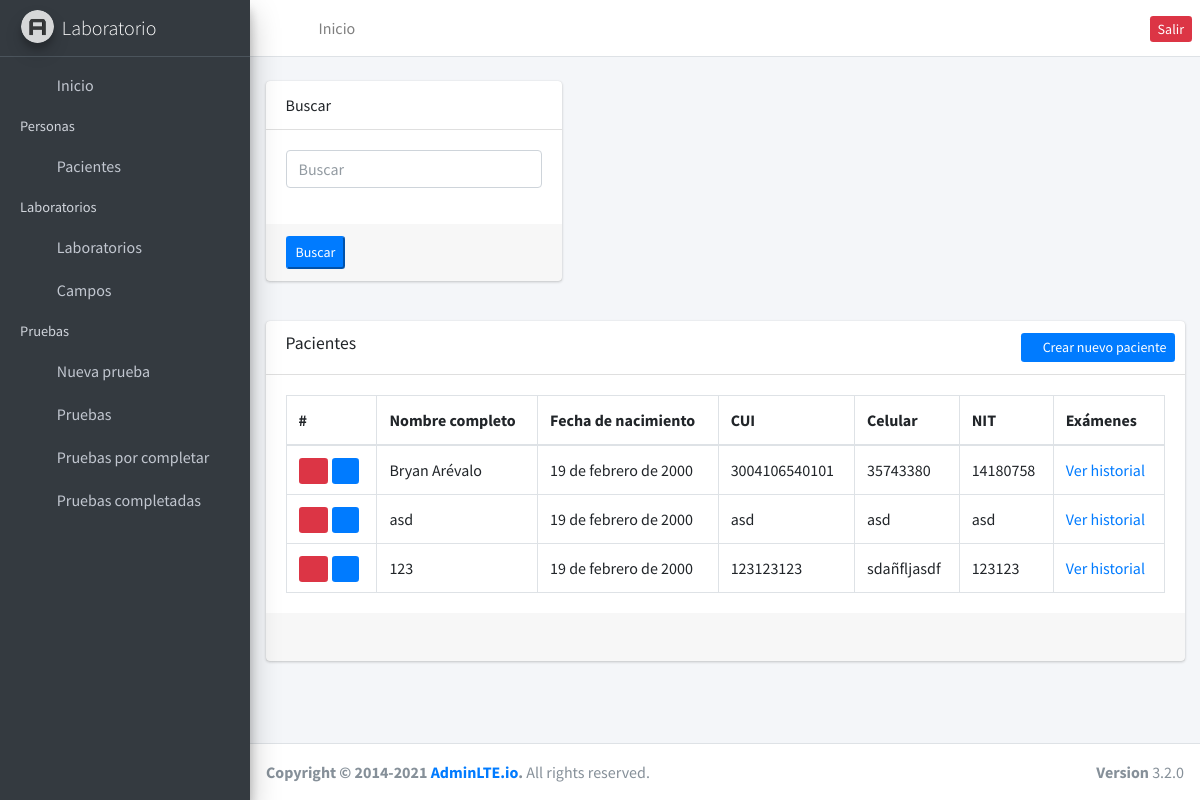
Screenshot of /clients/ (signed in) with the database file from the repository.
### clientes/models.py (models this page shows, shortened)
class Clients(models.Model):
    name = models.CharField(max_length=255, default='N/A', null=False)
    birth = models.DateField(default=datetime.date.today, auto_now=False)
    phone = models.CharField(max_length=15, null=True)
    dpi = models.CharField(max_length=20, null=False, default='N/A')
    email = models.EmailField(default='n/a', null=False)
    sex = models.IntegerField(default=1)
    nit = models.CharField(max_length=20, default='N/A')
    created_at = models.DateField(auto_now=True)

### clientes/views.py (the view)
# urls.py: path('', clients, name='clients'),
@login_required
def clients(request):
    clients = []
    search = ''
    if request.method == 'POST':
        search = request.POST.get('search')
        clients = Clients.objects.filter(name__contains=search)
    else:
        clients = Clients.objects.all()
    page = request.GET.get('page', 1)
    try:
        paginator = Paginator(clients, 10)
        clients = paginator.page(page)
    except:
        return redirect('/clients')
    context = {'entity': clients, 'paginator': paginator, 'search': search}
    return render(request, 'clientes.html', context)

### clientes/templates/clientes.html (shortened to what this page needs)
{% extends "base.html" %} {% block content %}
<div class="row">
  <div class="col-md-4">
    <form class="card" method="POST">
      <div class="card-header">Buscar</div>
      <div class="card-body">
        <div class="form-group">
          <input type="text" class="form-control" name="search" placeholder="Buscar" value="{{ search }}" />
        </div>
      </div>
      <div class="card-footer">
        <div class="row">
          <div class="col-md-6">
            <input type="submit" class="btn-sm btn-primary" value="Buscar" />
          </div>
        </div>
      </div>
    </form>
  </div>
</div>
<div class="card mt-4">
  <div class="card-header">
    <h3 class="card-title">Pacientes</h3>
    <div class="card-tools">
      <a href="{% url 'new_client' %}" class="btn-sm btn-primary btn-block">
        <i class="fas fa-plus"></i>
        Crear nuevo paciente
      </a>
    </div>
  </div>
  <div class="card-body">
    <table class="table table-bordered">
      <thead>
        <tr>
          <th>#</th>
          <th>Nombre completo</th>
          <th>Fecha de nacimiento</th>
          <th>CUI</th>
          <th>Celular</th>
          <th>NIT</th>
          <th>Exámenes</th>
        </tr>
      </thead>
      <tbody>
        {% for client in entity %}
        <tr>
          <td>
            <a href="{% url 'remove_client' id=client.id %}" class="btn-sm btn-danger mr-1">
              <i class="fa fa-trash"></i>
            </a>
            <a href="{% url 'edit_client' id=client.id %}" class="btn-sm btn-primary">
              <i class="fa fa-edit"></i>
            </a>
          </td>
          <td>{{ client.name }}</td>
          <td>{{ client.birth }}</td>
          <td>{{ client.dpi }}</td>
          <td>{{ client.phone }}</td>
          <td>{{ client.nit }}</td>
          <td><a href="{% url 'patient_history' id=client.id %}">Ver historial</a></td>
        </tr>
        {% endfor %}
      </tbody>
    </table>
  </div>
  <div class="card-footer clearfix">{% include 'paginator.html' %}</div>
  <div class="card-footer clearfix"></div>
</div>
{% endblock %}

### rows the page displays
Clients: name "Bryan Arévalo", birth "19 de febrero de 2000", dpi "3004106540101", phone "35743380", nit "14180758"
Clients: name "asd", birth "19 de febrero de 2000", dpi "asd", phone "asd", nit "asd"
Clients: name "123", birth "19 de febrero de 2000", dpi "123123123", phone "sdañfljasdf", nit "123123"
